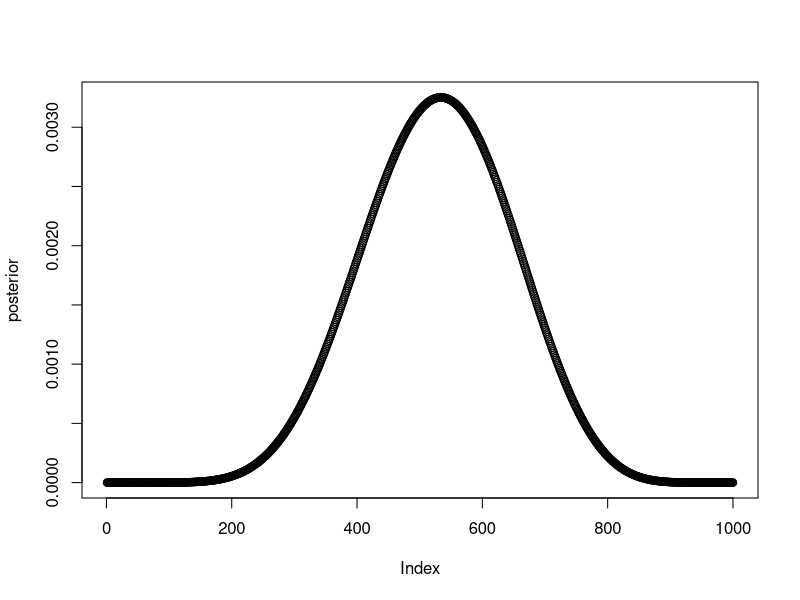

The R script that drew this image: (Note: this script raises an error after producing the figure.)
# Chapter 3 Practice: Medium

# 1
p_grid <- seq(from=0, to=1, length.out=1000)
prior <- rep(1, 1000)
likelihood <- dbinom(8, size=15, prob=p_grid)
posterior <- likelihood * prior
posterior <- posterior / sum(posterior)

# 2
plot(posterior)
nb.samples <- 1e4
samples <- sample(p_grid, prob=posterior, size=nb.samples, replace=TRUE)
HPDI(samples, .9)

# 3
dummy_ws <- rbinom(1e4, size=15, prob=samples)
table(dummy_ws) / 1e4

# 4
new.prob <- rbinom(1e4, size=9, prob=samples)
table(new.prob) / 1e4

# 5
p_grid <- seq(from=0, to=1, length.out=1000)
prior <- ifelse(p_grid < .5, 0, 1)
likelihood <- dbinom(8, size=15, prob=p_grid)
posterior <- likelihood * prior
posterior <- posterior / sum(posterior)
plot(p_grid, posterior, type="b", xlab="probability of water", ylab="posterior probability")
mtext("new prior")
nb.samples = 1e4
samples <- sample(p_grid, prob=posterior, size=nb.samples, replace=TRUE)
HPDI(samples, .9)
dummy_ws <- rbinom(1e4, size=15, prob=samples)
table(dummy_ws) / 1e4
new.prob <- dbinom(6, size=9, prob=samples)
dens(new.prob)

dbinom(6, size=9, prob=.7)